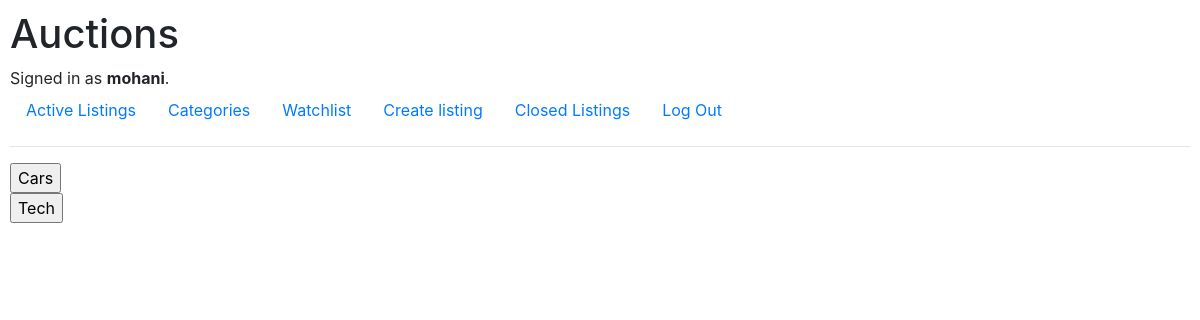
The page /category (signed in) on the database as committed earlier.
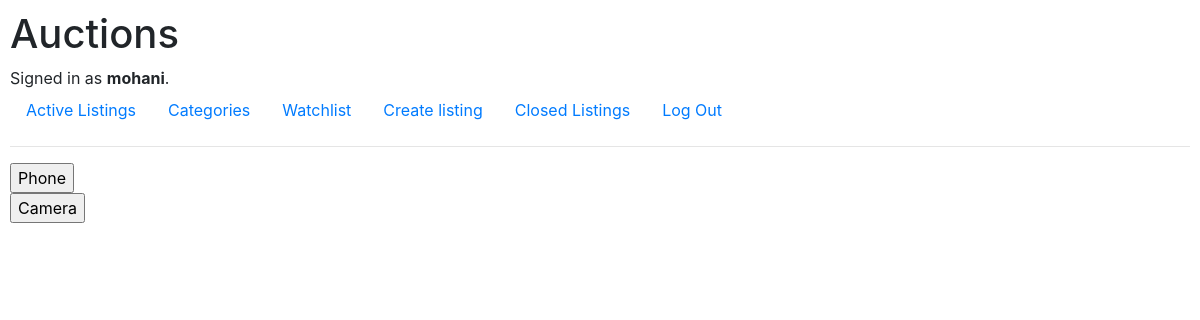
The same page on the database as committed later.
### auctions/models.py (models this page shows)
class Category(models.Model):
    category = models.CharField(max_length=64, default=None)
    def __str__(self):
        return f"{self.category}"

### auctions/views.py (the view)
# urls.py: path("category", views.category, name="category"),
def category(request):
    if request.method == "POST":
        get_category = request.POST["category"]
        category = Category.objects.filter(category=get_category).first()
        if not category:
            messages.warning(request, "There is no category by this name, Try again!")
            return HttpResponseRedirect(reverse("category"))
        lists = category.group.filter(active=True).all()
        return render(request, "auctions/index.html", {
            "lists": lists,
        })
    else:
        categories = Category.objects.exclude(category="").all()
        for category in categories:
            if  not category.group.filter(active=True).all():
                print(categories)
                print(category)
        return render(request, 'auctions/category.html', {
            "categories": categories,
        } )

### auctions/templates/auctions/category.html (shortened to what this page needs)
{% extends 'auctions/layout.html' %}
{% block body %}
{% for category in categories %}
<div>
    <form action="{% url 'category' %}" method="post">
        <input type="submit" value="{{ category }}">
    </form>
</div>
{% endfor %}
{% endblock %}

Rows that differ between the two databases and show on the page:
removed Category: category "Cars"
removed Category: category "Tech"
added Category: category "Phone"
added Category: category "Camera"
